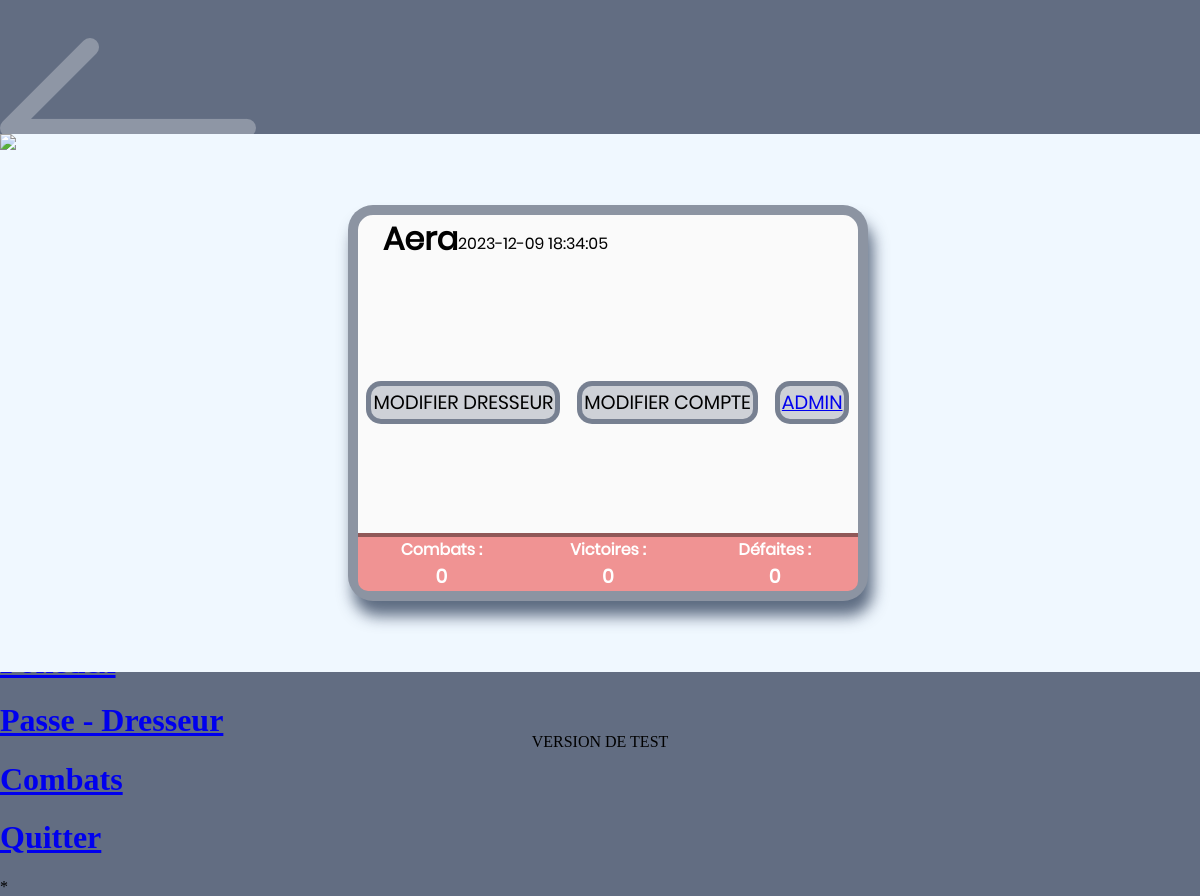
The app's page /passedress.php (signed in) with its own data.
### tables this page shows
CREATE TABLE `dresseur` (
  `id` int(11) NOT NULL,
  `name_dresseur` varchar(255) DEFAULT NULL,
  `picture` int(11) DEFAULT NULL,
  `pokedollars` int(11) DEFAULT NULL,
  `fight` int(11) DEFAULT 0,
  `captured` int(11) DEFAULT 0,
  `encounter` int(11) DEFAULT 0,
  `hide` tinyint(1) DEFAULT 0,
  `num_account` int(11) DEFAULT NULL
);

CREATE TABLE `account` (
  `id` int(11) NOT NULL,
  `name_account` varchar(255) DEFAULT NULL,
  `firstname_account` varchar(255) DEFAULT NULL,
  `mail` varchar(255) DEFAULT NULL,
  `wordpass` varchar(255) DEFAULT NULL,
  `is_banned` tinyint(1) DEFAULT 0,
  `role` tinyint(1) DEFAULT 0,
  `num_dresseur` int(11) DEFAULT NULL,
  `date_creation` timestamp NULL DEFAULT current_timestamp()
);

### inc/function.php (called while the page is built, shortened)
<?php
	function afficherImageDresseur($imgDresseur) {
		switch ($imgDresseur) {
		case 3:
			 $cheminImages = 'https://www.pokepedia.fr/images/thumb/7/7d/M%C3%A9lis-NB2.png/200px-M%C3%A9lis-NB2.png';
			break;
 		}
		return $cheminImages;
	}
?>

### passedress.php (the view, shortened to what this page needs)
<!DOCTYPE html>
<html lang="en">
<head>
	<link rel="stylesheet" href="stylesheet/passdress.css">
</head>
<?php
		if (isset($_SESSION['user_id'])) {
			require 'inc/con_bdd.php';
			require 'inc/function.php';
			$userId = $_SESSION['user_id'];
			$sql = "SELECT * FROM dresseur WHERE num_account = $userId";
			$result = mysqli_query($conn, $sql);
			$sqlDate = "SELECT date_creation FROM account WHERE id = $userId";
			$resultDate = mysqli_query($conn, $sqlDate);
			$date = mysqli_fetch_assoc($resultDate);
			if ($result) {
				$dresseurData = mysqli_fetch_assoc($result);
				$nameAccount = $dresseurData['name_dresseur'];
				$picture = afficherImageDresseur($dresseurData['picture']);
				$NbrCbt = $dresseurData['fight'];
				$NbrCptr = $dresseurData['captured'];
				$NbrRctr = $NbrCbt - $NbrCptr;
			} else {
				echo "Dresseur non trouvé.";
			}
		} else {
			header("Location: portail/connexion.php");
		}
	?>
<body>
<?php include 'inc/nav.php'; ?>
	<div>
		<section>
			<img src="<?php echo $picture; ?>"/>
			<div id="passDress">
				<article id="article1">
					<h2><?php
						echo $nameAccount;
					?></h2>
					<p><?php
						echo $date['date_creation'];
					?></p>
				</article>
				<article id="article2">
					<div id="editDresseur">MODIFIER DRESSEUR</div>
					<div id="editAccount">MODIFIER COMPTE</div>
					<?php
						if($_SESSION['role'] == 1)
						{
					?>
					<div><a href="backoffice/backofficeAccount.php">ADMIN</a></div>
					<?php
						}
					?>
				</article>
				<article id="article3">
					<div>
						<h5>Combats :</h5>
						<h4><?php
						echo $NbrCbt;
						?></h4>
					</div>
					<div>
						<h5>Victoires :</h5>
						<h4><?php
						echo $NbrCptr;
						?></h4>
					</div>
					<div>
						<h5>Défaites :</h5>
						<h4><?php
						echo $NbrRctr;
					?></h4>
					</div>
				</article>
			</div>
		</section>
	</div>
	<footer>
		<p>VERSION DE TEST</p>
	</footer>
</body>
</html>

### stylesheet/passdress.css (style rules this page uses)
body { position:fixed; width:100%; height:100%; left:0px; top:0px; background-color:rgba(32,48,77,0.7); margin:0px; }
footer { position:fixed; width:100%; height:20%; left:0px; bottom:0px; text-align: center; }
section { position:fixed; width:100%; height:60%; left:0px; top:15%; background-color: aliceblue; margin:0px; display:flex; }
#passDress { width:500px; height:70%; margin:auto; background-color: rgb(250, 250, 250); border-radius:25px; border: 10px solid rgba(32,48,77,0.5); box-shadow: 5px 15px 15px rgba(32,48,77,0.7); display: flex; flex-direction: column; justify-content: space-between; }
#passDress h2, #passDress h4, #passDress h5 { margin:0; }
article { display:flex; text-align:left; font-family: "Poppins Regular"; }
#article1 h2 { font-size:2em; padding-left:5%; }
#article2 div { padding:2px; font-size:1.2em; text-align:center; margin:auto; background-color: rgba(32,48,77,0.2); border-radius:15px; border: 5px solid rgba(32,48,77,0.5); cursor:pointer; }
#article3 div { width:34%; height:50%; font-size:1.2em; text-align:center; }
#article3 { background-color: rgb(240, 147, 147); border-top: 4px solid rgba(0,0,0,0.4); color:white; border-bottom-right-radius:10px; border-bottom-left-radius:10px; }

### records on screen
dresseur: name_dresseur "Aera", fight "0", captured "0"
account: date_creation "2023-12-09 18:34:05"
